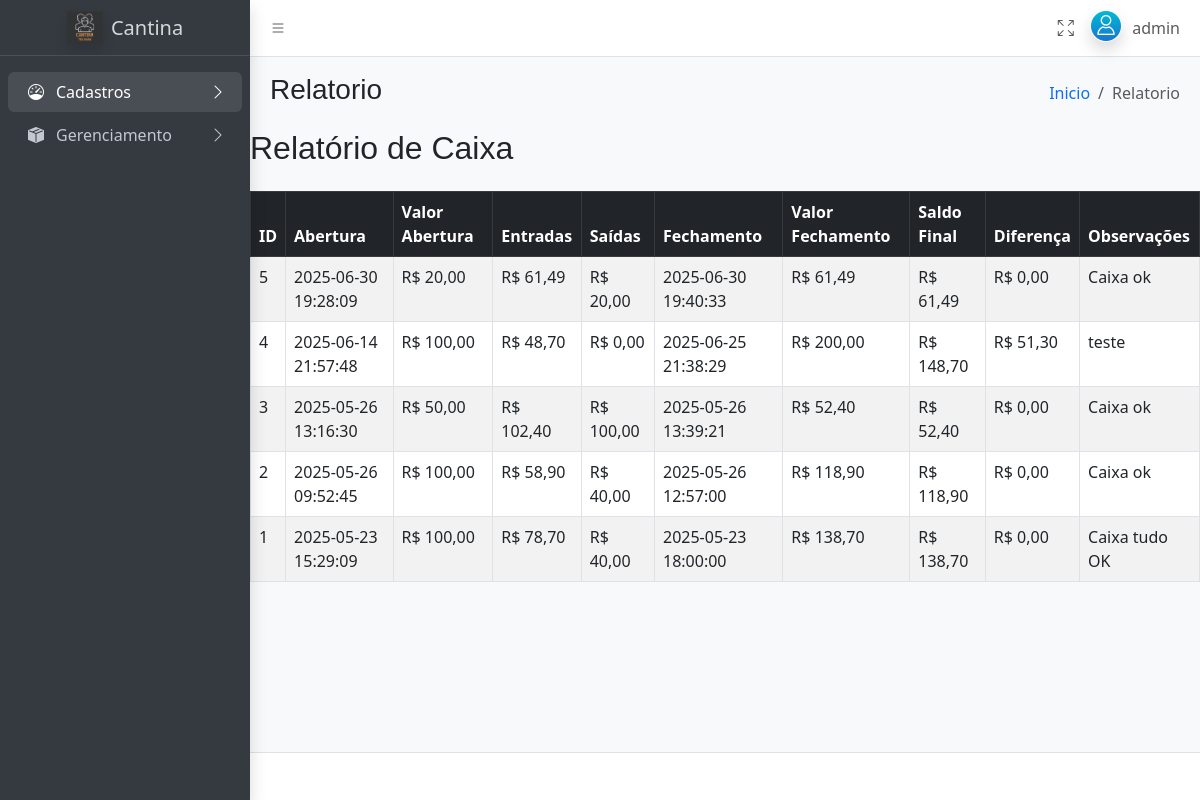
The app's page /admin/admin.php?pg=Relatorio (signed in) with its own data.
### tables this page shows
CREATE TABLE IF NOT EXISTS `tb_caixa` (
  `id_caixa` int(11) NOT NULL AUTO_INCREMENT,
  `data_abertura` datetime NOT NULL,
  `valor_abertura` decimal(10,2) NOT NULL,
  `data_fechamento` datetime DEFAULT NULL,
  `valor_fechamento` decimal(10,2) DEFAULT NULL,
  `observacoes` text DEFAULT NULL,
  `diferenca` decimal(10,2) DEFAULT NULL,
  PRIMARY KEY (`id_caixa`)
);

### admin/gerenciamento/caixa/relatorio_caixa.php (the view, shortened to what this page needs)
<?php
include '../includes/conexao.php';
$sql = "SELECT
          c.id_caixa,
          c.data_abertura,
          c.data_fechamento,
          c.valor_abertura,
          c.valor_fechamento,
          c.observacoes,
          c.diferenca,
          SUM(CASE WHEN m.tipo = 'ENTRADA' THEN m.valor ELSE 0 END) AS total_entradas,
          SUM(CASE WHEN m.tipo = 'SAIDA' THEN m.valor ELSE 0 END) AS total_saidas
        FROM tb_caixa c
        LEFT JOIN tb_movimentacoes_caixa m ON m.id_caixa = c.id_caixa
        GROUP BY c.id_caixa
        ORDER BY c.id_caixa DESC";
$result = $conexao->query($sql);
?>
<!DOCTYPE html>
<html lang="pt-br">
<head>
  <link rel="stylesheet" href="https://cdn.jsdelivr.net/npm/bootstrap@5.3.0/dist/css/bootstrap.min.css">
</head>
<body class="p-5 bg-light">
  <h2 class="mb-4">Relatório de Caixa</h2>
  <table class="table table-bordered table-striped">
    <thead class="table-dark">
      <tr>
        <th>ID</th>
        <th>Abertura</th>
        <th>Valor Abertura</th>
        <th>Entradas</th>
        <th>Saídas</th>
        <th>Fechamento</th>
        <th>Valor Fechamento</th>
        <th>Saldo Final</th>
        <th>Diferença</th>
        <th>Observações</th>
      </tr>
    </thead>
    <tbody>
      <?php while($row = $result->fetch_assoc()):
        $saldo = $row['valor_abertura'] + $row['total_entradas'] - $row['total_saidas'];
      ?>
        <tr>
          <td><?= $row['id_caixa'] ?></td>
          <td><?= $row['data_abertura'] ?></td>
          <td>R$ <?= number_format($row['valor_abertura'], 2, ',', '.') ?></td>
          <td>R$ <?= number_format($row['total_entradas'], 2, ',', '.') ?></td>
          <td>R$ <?= number_format($row['total_saidas'], 2, ',', '.') ?></td>
          <td><?= $row['data_fechamento'] ?? '-' ?></td>
          <td>R$ <?= $row['valor_fechamento'] !== null ? number_format($row['valor_fechamento'], 2, ',', '.') : '-' ?></td>
          <td>R$ <?= number_format($saldo, 2, ',', '.') ?></td>
          <td>R$ <?= $row['diferenca'] !== null ? number_format($row['diferenca'], 2, ',', '.') : '-' ?></td>
          <td><?= $row['observacoes'] ?? '-' ?></td>
        </tr>
      <?php endwhile; ?>
    </tbody>
  </table>
</body>
</html>

### records on screen
tb_caixa: id_caixa "5", data_abertura "2025-06-30 19:28:09", valor_abertura "20,00", total_entradas "61,49", total_saidas "20,00", data_fechamento "2025-06-30 19:40:33", valor_fechamento "61,49", saldo "61,49", diferenca "0,00", observacoes "Caixa ok"
tb_caixa: id_caixa "4", data_abertura "2025-06-14 21:57:48", valor_abertura "100,00", total_entradas "48,70", total_saidas "0,00", data_fechamento "2025-06-25 21:38:29", valor_fechamento "200,00", saldo "148,70", diferenca "51,30", observacoes "teste"
tb_caixa: id_caixa "3", data_abertura "2025-05-26 13:16:30", valor_abertura "50,00", total_entradas "102,40", total_saidas "100,00", data_fechamento "2025-05-26 13:39:21", valor_fechamento "52,40", saldo "52,40", diferenca "0,00", observacoes "Caixa ok"
tb_caixa: id_caixa "2", data_abertura "2025-05-26 09:52:45", valor_abertura "100,00", total_entradas "58,90", total_saidas "40,00", data_fechamento "2025-05-26 12:57:00", valor_fechamento "118,90", saldo "118,90", diferenca "0,00", observacoes "Caixa ok"
tb_caixa: id_caixa "1", data_abertura "2025-05-23 15:29:09", valor_abertura "100,00", total_entradas "78,70", total_saidas "40,00", data_fechamento "2025-05-23 18:00:00", valor_fechamento "138,70", saldo "138,70", diferenca "0,00", observacoes "Caixa tudo OK"

### other values on screen
$_SESSION['usuario']['nome'] "admin"
$paginaAtual "Relatorio"
